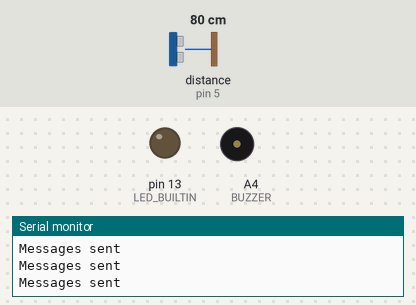
Simulated run of this sketch. Board: Arduino Uno, built with avr-gcc and run on an emulated ATmega328P. Parts: output pins drawn as LEDs (lit = HIGH), buzzer (waves = sounding), the last lines printed to the serial monitor. Wiring (inferred from the names in the program): ultrasonic range finder: trigger pin 4; echo pin 5. Dashed ring = blinking. The inputs (shaded band) are chosen by the test bench; at power-on: distance to the obstacle (sensor on pin 5) 80 cm. The echo pulse lasts 58.3 µs per cm; pins used as bus, display or sensor lines are not drawn.

Above: at 1.2 s.
1.3 s: distance to the obstacle (sensor on pin 5) set to 19 cm
4.3 s: distance to the obstacle (sensor on pin 5) set to 15 cm
At 4.75 s:
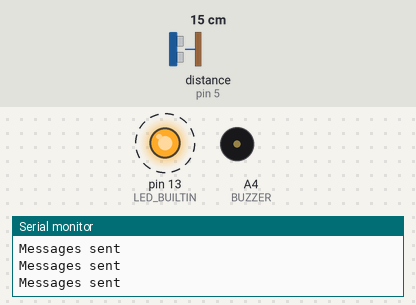
7.3 s: distance to the obstacle (sensor on pin 5) set to 2 cm
At 7.54 s:
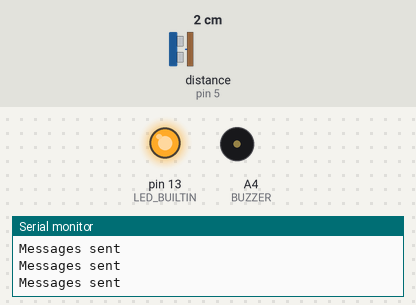
10.3 s: distance to the obstacle (sensor on pin 5) set to 18 cm
Timing chart, 0 to 12.8 s (numbered marks = the images above; inputs shaded):
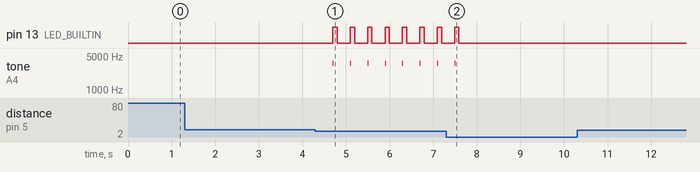

Measured:
- the behaviour switches between 17 and 16 cm on distance to the obstacle (sensor on pin 5) (found by bisection; images 0 and 1)
- after the input at 4.3 s, pin 13 (LED_BUILTIN): alternates HIGH for 0.10 s and LOW for 0.30 s, starting after 0.40 s; tone on A4 (BUZZER): alternates 3520 Hz for 0.01 s and silent for 0.39 s, starting after 0.40 s
- after the input at 7.3 s, pin 13 (LED_BUILTIN): goes on until 7.6 s, then stays LOW; tone on A4 (BUZZER): goes on until 7.5 s, then stays silent

The sketch:

EDAG_PROX.ino
```cpp
/* Creado por a01735674 Fausto Carrillo, programa para sistema de alarma de proximidad
 *  correo A01735674@tec.mx
 */
#include <SPI.h>  //Librerias para comunicación con perifericos SPI
#include <mcp2515.h> //Libreria para comunicacion con modulo MCP2515

#define NOTE_A7  3520 //Nota musical para el zumbador

int ECHO=5;
int TRIG=4;
int DURACION;
int DISTANCIA;
int BUZZER = A4;

struct can_frame canMsg1; //Definición de la estructura del mensaje

MCP2515 mcp2515(10); //Declaración del Pin para conexión con modulo MCP


void setup() {
  while (!Serial);
  Serial.begin(9600);

  mcp2515.reset();
  mcp2515.setBitrate(CAN_125KBPS); //Velocidad de comunicación con el modulo MCP
  mcp2515.setNormalMode(); //Modo de recibir y enviar

  Serial.println("Example: Write to CAN");

  pinMode(BUZZER, OUTPUT);
  pinMode(ECHO, INPUT);
  pinMode(TRIG,OUTPUT);
  pinMode(LED_BUILTIN, OUTPUT);
}

void loop() {
  digitalWrite(TRIG, HIGH); //Encendido del sensor ultrasonico
  delay(1);
  digitalWrite(TRIG,LOW);
  DURACION= pulseIn(ECHO, HIGH);
  DISTANCIA = DURACION/ 58.2;
  //Serial.print("DISTANCIA: ");
  //Serial.println(DISTANCIA);

  delay(200);

  if (DISTANCIA <=15){ //condición para el encendido de la alarma
    digitalWrite(LED_BUILTIN, HIGH);
    tone(BUZZER, NOTE_A7, 8);
    delay(DISTANCIA*7);
    digitalWrite(LED_BUILTIN, LOW);
    noTone(BUZZER);
    delay(DISTANCIA*7);
  }

  canMsg1.can_id  = 0x0F6; //Direccion del dispositivo de envio
  canMsg1.can_dlc = 1; //Largo del mensaje
  canMsg1.data[0] = DISTANCIA; //Variable que se envia mediante el CAN bus


  mcp2515.sendMessage(&canMsg1);


  Serial.println("Messages sent");

}
```
